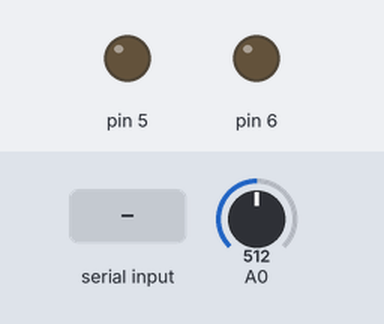
Simulated run of this sketch. Board: Arduino Uno, built with avr-gcc and run on an emulated ATmega328P. Parts: output pins drawn as LEDs (lit = HIGH). The test bench sets the inputs (shaded band); at power-on: A0 = 512. What the sketch prints to the serial monitor is not drawn.

Above: at 1.2 s.
1.3 s: A0 set to 532
At 1.93 s:
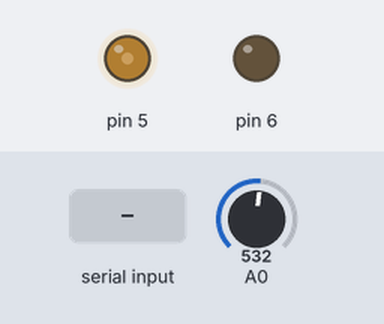
4.3 s: A0 set to 306
At 5.4 s:
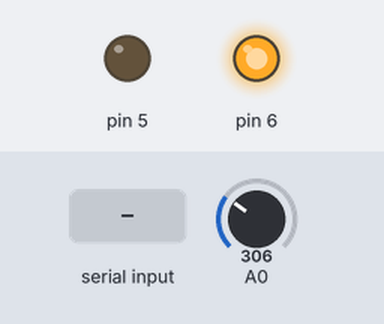
5.8 s: "30,150\n" received over Serial
At 7.2 s:
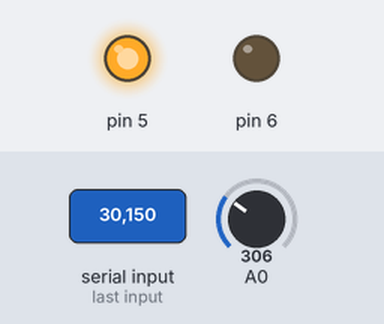
8.0 s: A0 set to 138
At 9.2 s:
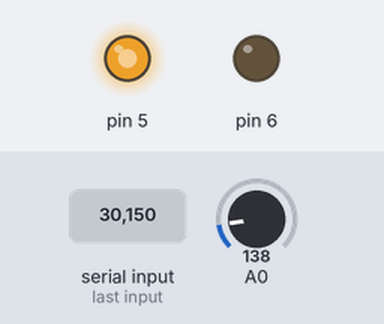
9.5 s: A0 set to 130
At 9.95 s:
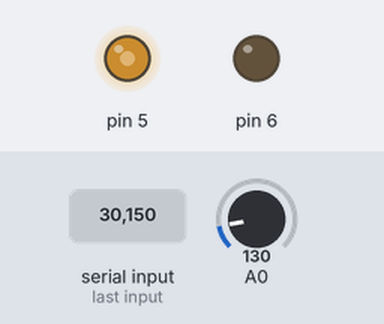
12.5 s: "200\n" received over Serial
Timing chart, 0 to 15.5 s (numbered marks = the images above; inputs shaded):
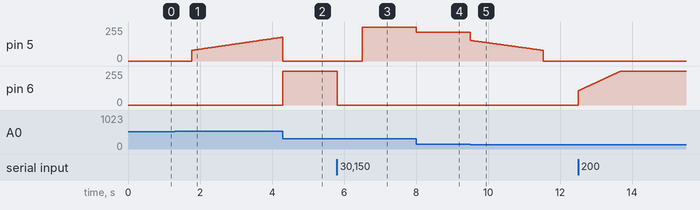

The sketch:

foos_servo.ino
```cpp
// gear slop is about 25 pos ticks
// 5ms pulse moves about 50 pos ticks

int setPoint = 512;
int powerMax = 255;
float Kp = -3;
float Kd = -10;
float Ki = -0.005;
float E = 0;
float I = 0;

void setup() {
  // put your setup code here, to run once:
  Serial.begin(115200);
  pinMode(5, OUTPUT);
  pinMode(6, OUTPUT);
}

void loop() {
  if (Serial.available() > 0) {
    int input = Serial.parseInt();
    Serial.read();
    if (input >= 10) {
      setPoint = constrain(input,10,1013);
    }
  }

  if ((millis() % 2000) < 2000) {
    runPID();
  }
  else {
    stopMotor();
  }
}

void runPID() {
  int pos = readPos();
  float error = setPoint - pos;

  if (abs(error) < 20)
    error = 0;

  I += error;

  float D = (D*2 + (error - E))/3;
  E = error;
  float control = Kp * error + Ki * I + Kd * D;
  int out = constrain(control, -powerMax, powerMax);
  int dir = out >= 0;
  int outabs = abs(out);

  if (outabs < 80) {
    outabs = 0;
  }

  analogWrite(dir ? 6 : 5, 0);
  analogWrite(dir ? 5 : 6, outabs);

  if (error != 0) {
  Serial.print(setPoint);
  Serial.print(",");
  Serial.print(pos);
  Serial.print(",");
  Serial.print(E*Kp);
  Serial.print(",");
  Serial.print(I*Ki);
  Serial.print(",");
  Serial.print(D*Kd);
  Serial.print(",");
  Serial.println(out);
  }
}

void stopMotor() {
  analogWrite(5, 0);
  analogWrite(6, 0);
}

int readPos() {
  return analogRead(A0);
}
```

Measured:
- the behaviour switches between 531 and 532 on A0 (found by bisection; images 0 and 1)
- the behaviour switches between 131 and 130 on A0 (found by bisection; images 4 and 5)
- after the input at 1.3 s, pin 5: moves from 0/255 to 178/255 over 2.5 s, starting after 0.48 s
- after the input at 4.3 s, pin 6: 0/255 → 255/255 at once
- after the input at 5.8 s, pin 5: 0/255 → 255/255 after 0.71 s; pin 6: 255/255 → 0/255 at once
- after the input at 8.0 s, pin 5: 255/255 → 215/255 at once
- after the input at 9.5 s, pin 5: moves from 215/255 to 0/255 over 2.0 s, starting at once
